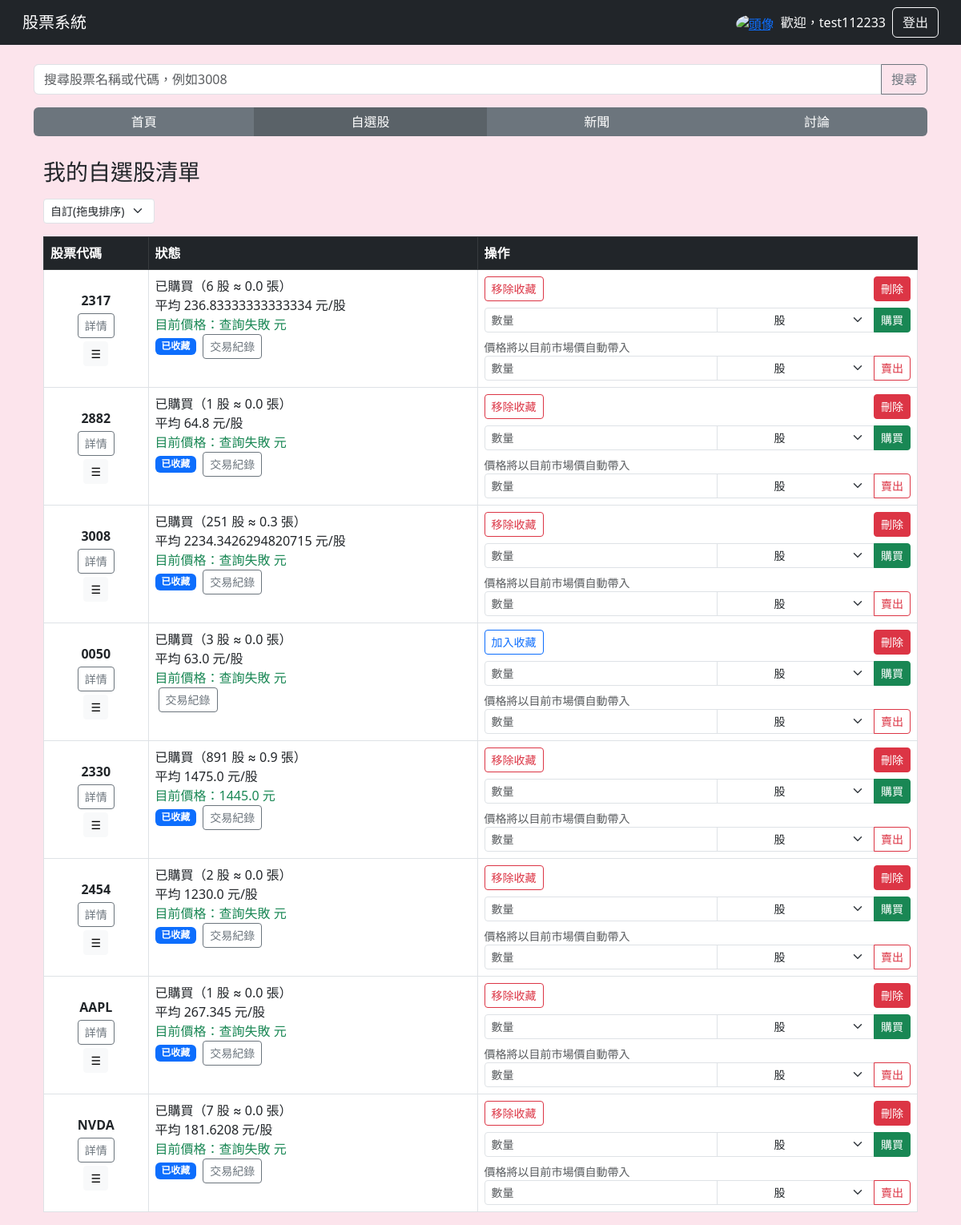
Page /watchlist/ (signed in) on the committed database.
### main/models.py (models this page shows, shortened)
class Watchlist(models.Model):
    user = models.ForeignKey(User, on_delete=models.CASCADE)
    stock_code = models.CharField(max_length=10, null=True, blank=True)
    collected = models.BooleanField(default=False)  # 是否收藏
    quantity = models.IntegerField(null=True, blank=True)  # 購買股數
    average_price = models.FloatField(null=True, blank=True)  # 平均價格
    position = models.PositiveIntegerField(default=0, db_index=True)

### main/views.py (the view, shortened to what this page needs)
# urls.py: path("watchlist/", views.my_watchlist, name="my_watchlist"),
@login_required(login_url='/login/')
def my_watchlist(request):
    user = request.user
    sort = request.GET.get("sort", "custom")  # custom / recent / code_asc / code_desc / holdings_desc
    qs = Watchlist.objects.filter(user=user)
    if sort == "recent":
        last_trade_sq = Subquery(
            BuyRecord.objects
                .filter(user=user, stock_code=OuterRef('stock_code'))
                .order_by('-created_at')
                .values('created_at')[:1],
            output_field=DateTimeField()
        )
        default_dt = dt.datetime(1900, 1, 1, tzinfo=py_tz.utc)
        qs = qs.annotate(last_trade=last_trade_sq) \
               .order_by(Coalesce('last_trade', Value(default_dt)).desc())
        watchlist = list(qs)
    elif sort == "holdings_desc":
        watchlist = list(qs.order_by("-quantity", "stock_code"))
    else:  # custom（拖曳）
        watchlist = list(qs.order_by("position", "stock_code"))
    for item in watchlist:
        item.lots = (item.quantity or 0) / 1000
        try:
            item.current_price = get_current_price_now(item.stock_code)
        except Exception:
            item.current_price = None
        last_record = BuyRecord.objects.filter(
            user=user, stock_code=item.stock_code
        ).order_by('-created_at').first()
        item.last_trade_price = last_record.price if last_record else None
        item.has_trades = BuyRecord.objects.filter(
            user=user, stock_code=item.stock_code
        ).exists()
    return render(request, "watchlist.html", {
        "watchlist": watchlist,
        "sort": sort,   # 傳給模板，讓選單保持選取
    })

### templates/watchlist.html (shortened to what this page needs)
{% extends "base.html" %}
{% block content %}
<div class="container mt-1">
        <div class="mb-3">
            <div class="d-flex flex-column align-items-start">
                <h3 class="mb-3">我的自選股清單</h3>
                <form method="get" class="mb-0">
                <select name="sort"
                        class="form-select form-select-sm w-auto ms-0"
                        onchange="this.form.submit()">
                    <option value="custom"     {% if sort == 'custom' %}selected{% endif %}>自訂(拖曳排序)</option>
                </select>
                </form>
            </div>
        </div>
        {% if watchlist %}
        <table class="table table-bordered">
            <thead class="table-dark">
                <tr>
                    <th>股票代碼</th>
                    <th>狀態</th>
                    <th>操作</th>
                </tr>
            </thead>
            <tbody id="watchlist-body">
                {% for item in watchlist %}
                <tr data-code="{{ item.stock_code }}">
                    <td class="text-center align-middle noselect">
                        <div class="d-flex flex-column align-items-center gap-1">
                            <span class="fw-bold">{{ item.stock_code }}</span>
                            <a href="{% url 'stock_detail' stock_code=item.stock_code %}" class="btn btn-outline-secondary btn-sm">詳情</a>
                            <button type="button" class="drag-handle btn btn-light btn-sm" title="拖曳排序">
                            &#x2630;
                            </button>
                        </div>
                    </td>
                    <td>
                        {% if item.quantity %}
                            已購買（{{ item.quantity }} 股 ≈ {{ item.lots|floatformat:1 }} 張）<br>
                            平均 {{ item.average_price|default:"-" }} 元/股<br>
                            <span class="text-success">目前價格：{{ item.current_price|default:"查詢失敗" }} 元</span><br>
                        {% endif %}
                        {% if item.collected %}
                            <span class="badge bg-primary">已收藏</span>
                        {% endif %}
                        {% if item.has_trades %}
                            <a class="btn btn-sm btn-outline-secondary ms-1" href="{% url 'trade_history' item.stock_code %}">
                            交易紀錄
                            </a>
                        {% endif %}
                    </td>
                    <td>
                        <div class="d-flex align-items-start mb-2 gap-2 flex-nowrap">
                        {% if not item.collected %}
                            <form method="POST" action="/add_watchlist/" class="d-inline">
                                <button class="btn btn-sm btn-outline-primary">加入收藏</button>
                            </form>
                            {% else %}
                            <form method="POST" action="/remove_watchlist/" class="d-inline">
                                <button class="btn btn-sm btn-outline-danger">移除收藏</button>
                            </form>
                            {% endif %}
                            <form method="POST" action="{% url 'delete_stock' %}" class="d-inline ms-auto"
                                onsubmit="return confirm('確認要刪除 {{ item.stock_code }}？此動作會移除收藏與該股票的交易紀錄，且無法復原。');">
                                <button type="submit" class="btn btn-danger btn-sm" title="刪除此股票（包含交易紀錄）" data-bs-toggle="tooltip">刪除</button>
                            </form>
                        </div>
                        <form method="POST" action="/buy_stock/" class="mt-2">
                            <div class="input-group input-group-sm mb-2">
                                <input type="number" name="amount" min="1" class="form-control" placeholder="數量" required style="flex: 2; min-width: 100px;">
                                <select name="unit" class="form-select text-center" style="width: 60px;">
                                    <option value="shares">股</option>
                                </select>
                                <button class="btn btn-success">購買</button>
                            </div>
                            <div class="form-text">價格將以目前市場價自動帶入</div>
                        </form>
                        <form method="POST" action="/sell_stock/">
                            <div class="input-group input-group-sm">
                                <input type="number" name="amount" min="1" class="form-control" placeholder="數量" required style="flex: 2; min-width: 100px;">
                                <select name="unit" class="form-select text-center" style="width: 60px;">
                                    <option value="shares">股</option>
                                </select>
                                <button class="btn btn-outline-danger">賣出</button>
                            </div>
                        </form>
                    </td>
                </tr>
                {% endfor %}
            </tbody>
        </table>
    {% else %}
    <div class="alert alert-info">尚未加入任何自選股。</div>
    {% endif %}
</div>
{% endblock %}

### templates/base.html (shortened to what this page needs)
<!DOCTYPE html>
<html lang="zh-TW">
<head>
    <link href="https://cdn.jsdelivr.net/npm/bootstrap@5.3.0/dist/css/bootstrap.min.css" rel="stylesheet">
</head>
<body>
<nav class="navbar navbar-expand-lg navbar-dark bg-dark px-3">
    <div class="container-fluid">
        <a class="navbar-brand" href="/">股票系統</a>
        <div class="d-flex align-items-center ms-auto">
            {% if user.is_authenticated %}
                <a href="{% url 'profile' %}" class="me-2">
                    <img src="https://cdn-icons-png.flaticon.com/512/847/847969.png"
                         alt="頭像"
                         class="rounded-circle"
                         width="30" height="30"
                         style="vertical-align: middle; transform: translateY(1px);">
                </a>
                <span class="text-white me-2">歡迎，{{ user.username }}</span>
                <a class="btn btn-outline-light" href="{% url 'logout' %}">登出</a>
            {% else %}
                <a class="btn btn-outline-light me-2" href="{% url 'login' %}">登入</a>
                <a class="btn btn-outline-light" href="{% url 'register' %}">註冊</a>
            {% endif %}
        </div>
    </div>
</nav>
<div class="container mt-4">
    <form class="input-group mb-3" method="GET" action="/search">
        <input type="text" class="form-control" name="query" placeholder="搜尋股票名稱或代碼，例如3008" required>
        <button class="btn btn-outline-secondary" type="submit">搜尋</button>
    </form>
    {% with current=request.resolver_match.url_name %}
    <div class="btn-group w-100 mb-4">
        <a href="{% url 'index' %}"
        class="nav-btn btn {% if current == 'index' %}active-tab{% endif %}">
            首頁
        </a>
        <a href="{% url 'my_watchlist' %}"
        class="nav-btn btn {% if current == 'my_watchlist' %}active-tab{% endif %}">
            自選股
        </a>
        <a href="{% url 'news' %}"
        class="nav-btn btn {% if current == 'news' %}active-tab{% endif %}">
            新聞
        </a>
        <a href="{% url 'forum_list' %}"
        class="nav-btn btn
        {% if current == 'forum_list' or current == 'forum_new' or current == 'forum_post' %}active-tab{% endif %}">
            討論
        </a>
    </div>
    {% endwith %}
    {% block content %}{% endblock %}
</div>
</body>
</html>

### templates/base.html (style rules this page uses)
body { background-color: #fce4ec; }
.nav-btn.active-tab { background-color: #5a6268 !important; color: white !important; }
.drag-handle { cursor: grab; }
.noselect { user-select: none; -webkit-user-select: none; -moz-user-select: none; }

### rows in the picture
Watchlist: stock_code "2317", quantity "6", lots "0.0", average_price "236.83333333333334", current_price "查詢失敗", collected "已收藏", shows "交易紀錄"
Watchlist: stock_code "2882", quantity "1", lots "0.0", average_price "64.8", current_price "查詢失敗", collected "已收藏", shows "交易紀錄"
Watchlist: stock_code "3008", quantity "251", lots "0.3", average_price "2234.3426294820715", current_price "查詢失敗", collected "已收藏", shows "交易紀錄"
Watchlist: stock_code "0050", quantity "3", lots "0.0", average_price "63.0", current_price "查詢失敗", shows "交易紀錄"
Watchlist: stock_code "2330", quantity "891", lots "0.9", average_price "1475.0", current_price "1445.0", collected "已收藏", shows "交易紀錄"
Watchlist: stock_code "2454", quantity "2", lots "0.0", average_price "1230.0", current_price "查詢失敗", collected "已收藏", shows "交易紀錄"
Watchlist: stock_code "AAPL", quantity "1", lots "0.0", average_price "267.345", current_price "查詢失敗", collected "已收藏", shows "交易紀錄"
Watchlist: stock_code "NVDA", quantity "7", lots "0.0", average_price "181.6208", current_price "查詢失敗", collected "已收藏", shows "交易紀錄"

### other values in the picture
{{ user.username }} "test112233"
